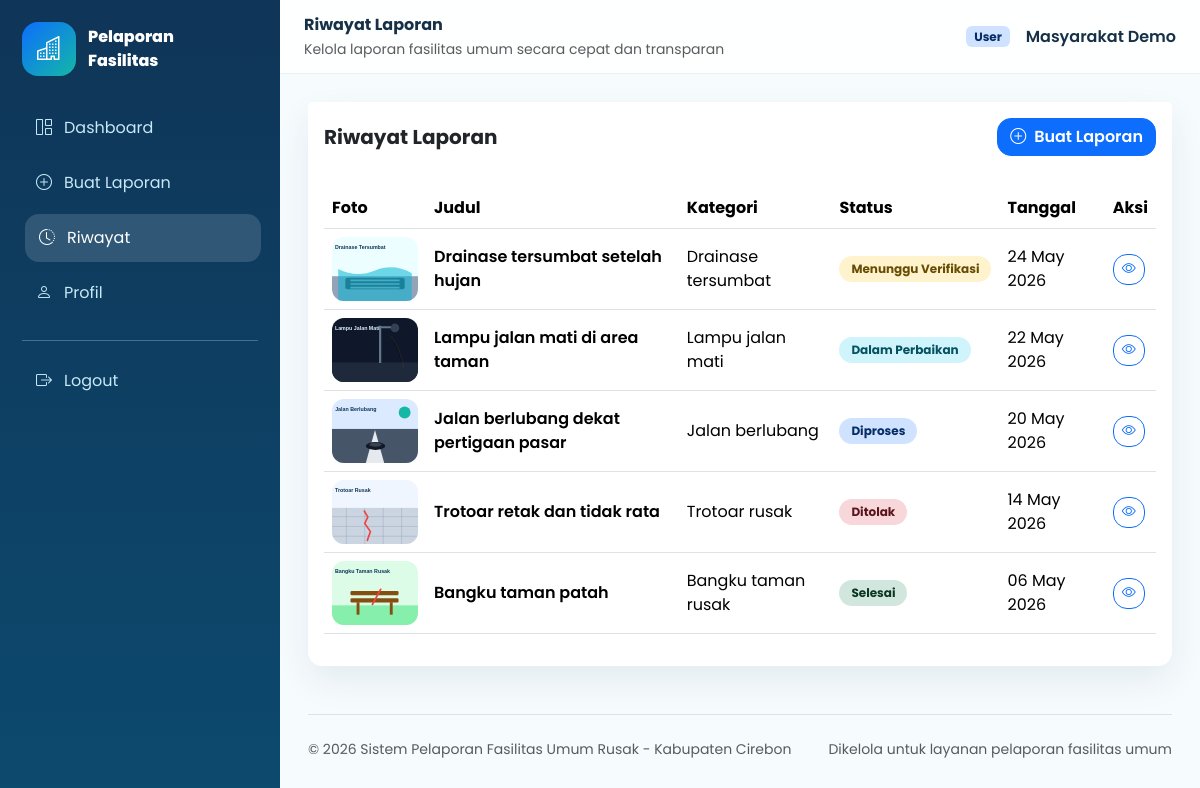
The page /public/user/reports (signed in) on the database its author committed.
### tables this page shows
CREATE TABLE reports (
    id INT AUTO_INCREMENT PRIMARY KEY,
    user_id INT NOT NULL,
    kategori_id INT NOT NULL,
    judul_laporan VARCHAR(160) NOT NULL,
    deskripsi TEXT NOT NULL,
    foto VARCHAR(255) NOT NULL,
    latitude DECIMAL(10, 8) NULL,
    longitude DECIMAL(11, 8) NULL,
    alamat TEXT NOT NULL,
    status ENUM('Menunggu Verifikasi', 'Diproses', 'Dalam Perbaikan', 'Selesai', 'Ditolak') NOT NULL DEFAULT 'Menunggu Verifikasi',
    catatan_petugas TEXT NULL,
    bukti_perbaikan VARCHAR(255) NULL,
    created_at TIMESTAMP DEFAULT CURRENT_TIMESTAMP,
    updated_at TIMESTAMP NULL DEFAULT NULL,
    CONSTRAINT fk_reports_user FOREIGN KEY (user_id) REFERENCES users(id) ON DELETE CASCADE,
    CONSTRAINT fk_reports_category FOREIGN KEY (kategori_id) REFERENCES categories(id) ON DELETE RESTRICT
);

CREATE TABLE categories (
    id INT AUTO_INCREMENT PRIMARY KEY,
    nama VARCHAR(120) NOT NULL,
    icon VARCHAR(80) NOT NULL DEFAULT 'bi-tools',
    warna VARCHAR(20) NOT NULL DEFAULT '#0d6efd',
    created_at TIMESTAMP DEFAULT CURRENT_TIMESTAMP
);

### app/core/Controller.php (called while the page is built, shortened)
<?php
abstract class Controller
{
    protected function view(string $view, array $data = []): void
    {
        extract($data);
        require APP_ROOT . '/app/views/' . $view . '.php';
    }
}

### app/controllers/ReportController.php (called while the page is built, shortened)
<?php
class ReportController extends Controller
{
    public function history(): void
    {
        $this->view('reports/history', [
            'title' => 'Riwayat Laporan',
            'reports' => $this->model('Report')->byUser((int) current_user()['id']),
        ]);
    }
}

### app/core/App.php (called while the page is built, shortened)
<?php
class App
{
    protected string $controller = 'HomeController';
    protected string $method = 'index';
    public function __construct()
    {
        $routes = $this->routes();
        $url = trim($_GET['url'] ?? '', '/');
        $requestMethod = $_SERVER['REQUEST_METHOD'];
        $routeKey = $requestMethod . ' ' . ($url === '' ? '/' : $url);
        $matched = $routes[$routeKey] ?? null;
        $params = [];
        [$this->controller, $this->method] = explode('@', $matched);
        $this->params = $params;
        call_user_func_array([new $this->controller(), $this->method], $this->params);
    }
    private function routes(): array
    {
        return [
            'GET /' => 'HomeController@index',
            'GET login' => 'AuthController@login',
            'POST login' => 'AuthController@processLogin',
            'GET register' => 'AuthController@register',
            'POST register' => 'AuthController@processRegister',
            'GET logout' => 'AuthController@logout',
            'GET user/dashboard' => 'UserController@dashboard',
            'GET user/reports/create' => 'ReportController@create',
            'POST user/reports/store' => 'ReportController@store',
            'GET user/reports' => 'ReportController@history',
            'GET user/reports/{id}' => 'ReportController@show',
            'GET user/profile' => 'ProfileController@index',
            'POST user/profile' => 'ProfileController@update',
            'GET petugas/dashboard' => 'PetugasController@dashboard',
            'GET petugas/reports' => 'PetugasController@reports',
            'POST petugas/reports/{id}/status' => 'PetugasController@updateStatus',
            'GET admin/dashboard' => 'AdminController@dashboard',
            'GET admin/reports' => 'AdminController@reports',
            'POST admin/reports/{id}/status' => 'AdminController@updateStatus',
            'GET admin/users' => 'AdminController@users',
            'POST admin/users/{id}/role' => 'AdminController@updateUserRole',
            'POST admin/users/{id}/delete' => 'AdminController@deleteUser',
            'GET admin/categories' => 'AdminController@categories',
            'POST admin/categories/store' => 'AdminController@storeCategory',
            'POST admin/categories/{id}/update' => 'AdminController@updateCategory',
            'POST admin/categories/{id}/delete' => 'AdminController@deleteCategory',
            'GET admin/map-data' => 'AdminController@mapData',
            'GET admin/export-pdf' => 'AdminController@exportPdf',
        ];
    }
}

### public/index.php (called while the page is built, shortened)
<?php
require_once APP_ROOT . '/app/core/helpers.php';
require_once APP_ROOT . '/app/core/Database.php';
require_once APP_ROOT . '/app/core/Model.php';
require_once APP_ROOT . '/app/core/Controller.php';
require_once APP_ROOT . '/app/core/App.php';
new App();

### app/core/helpers.php (called while the page is built, shortened)
<?php
function url(string $path = ''): string
{
    return rtrim(BASE_URL, '/') . '/' . ltrim($path, '/');
}
function upload_url(string $path): string
{
    return rtrim(str_replace('/public', '', BASE_URL), '/') . '/uploads/' . ltrim($path, '/');
}
function status_class(string $status): string
{
    return match ($status) {
        'Menunggu Verifikasi' => 'bg-warning-subtle text-warning-emphasis',
        'Diproses' => 'bg-primary-subtle text-primary-emphasis',
        'Dalam Perbaikan' => 'bg-info-subtle text-info-emphasis',
        'Selesai' => 'bg-success-subtle text-success-emphasis',
        'Ditolak' => 'bg-danger-subtle text-danger-emphasis',
        default => 'bg-secondary-subtle text-secondary-emphasis',
    };
}

### app/core/Model.php (called while the page is built, shortened)
<?php
abstract class Model
{
    public function __construct()
    {
        $this->db = Database::getConnection();
    }
}

### app/core/Database.php (called while the page is built, shortened)
<?php
class Database
{
    private static ?PDO $instance = null;
    public static function getConnection(): PDO
    {
        if (self::$instance === null) {
            $dsn = 'mysql:host=' . DB_HOST . ';dbname=' . DB_NAME . ';charset=utf8mb4';
            self::$instance = new PDO($dsn, DB_USER, DB_PASS, [
                PDO::ATTR_ERRMODE => PDO::ERRMODE_EXCEPTION,
                PDO::ATTR_DEFAULT_FETCH_MODE => PDO::FETCH_ASSOC,
                PDO::ATTR_EMULATE_PREPARES => false,
            ]);
        }
        return self::$instance;
    }
}

### app/models/Report.php (called while the page is built, shortened)
<?php
class Report extends Model
{
    public function byUser(int $userId): array
    {
        $stmt = $this->db->prepare(
            'SELECT reports.*, categories.nama AS kategori, categories.icon, categories.warna
             FROM reports
             JOIN categories ON categories.id = reports.kategori_id
             WHERE reports.user_id = ?
             ORDER BY reports.created_at DESC'
        );
        $stmt->execute([$userId]);
        return $stmt->fetchAll();
    }
}

### app/views/reports/history.php (the view)
<?php require APP_ROOT . '/app/views/layouts/dashboard_header.php'; ?>
<div class="card border-0 shadow-soft">
    <div class="card-header bg-white border-0 d-flex justify-content-between align-items-center py-3">
        <h5 class="fw-bold mb-0">Riwayat Laporan</h5>
        <a href="<?= url('user/reports/create') ?>" class="btn btn-primary"><i class="bi bi-plus-circle me-2"></i>Buat Laporan</a>
    </div>
    <div class="card-body">
        <div class="table-responsive">
            <table class="table datatable align-middle">
                <thead><tr><th>Foto</th><th>Judul</th><th>Kategori</th><th>Status</th><th>Tanggal</th><th>Aksi</th></tr></thead>
                <tbody>
                <?php foreach ($reports as $report): ?>
                    <tr>
                        <td><img class="report-photo" src="<?= upload_url($report['foto']) ?>" alt="Foto laporan"></td>
                        <td class="fw-semibold"><?= $report['judul_laporan'] ?></td>
                        <td><?= $report['kategori'] ?></td>
                        <td><span class="badge badge-status <?= status_class($report['status']) ?>"><?= $report['status'] ?></span></td>
                        <td><?= date('d M Y', strtotime($report['created_at'])) ?></td>
                        <td><a class="btn btn-sm btn-outline-primary" href="<?= url('user/reports/' . $report['id']) ?>"><i class="bi bi-eye"></i></a></td>
                    </tr>
                <?php endforeach; ?>
                </tbody>
            </table>
        </div>
    </div>
</div>
<?php require APP_ROOT . '/app/views/layouts/dashboard_footer.php'; ?>

### public/assets/css/style.css (style rules this page uses)
:root { --primary: #0d6efd; --teal: #14b8a6; --ink: #163047; --muted: #64748b; --soft: #f3f8fb; --sidebar: #0f3558; }
* { letter-spacing: 0; }
body { font-family: 'Poppins', sans-serif; color: var(--ink); background: #f6fbfd; }
a { text-decoration: none; }
.btn, .card, .form-control, .form-select, .alert, .modal-content { border-radius: 14px; }
.btn { font-weight: 600; transition: transform .18s ease, box-shadow .18s ease; }
.shadow-soft { box-shadow: 0 14px 35px rgba(15, 53, 88, .08); }
.table > :not(caption) > * > * { vertical-align: middle; }
.badge-status { border-radius: 999px; padding: .45rem .75rem; }
.report-photo { width: 86px; height: 64px; object-fit: cover; border-radius: 12px; }

### rows shown on the page
reports: foto (picture), judul_laporan "Drainase tersumbat setelah hujan", kategori.nama "Drainase tersumbat", status "Menunggu Verifikasi", created_at "24 May 2026"
reports: foto (picture), judul_laporan "Lampu jalan mati di area taman", kategori.nama "Lampu jalan mati", status "Dalam Perbaikan", created_at "22 May 2026"
reports: foto (picture), judul_laporan "Jalan berlubang dekat pertigaan pasar", kategori.nama "Jalan berlubang", status "Diproses", created_at "20 May 2026"
reports: foto (picture), judul_laporan "Trotoar retak dan tidak rata", kategori.nama "Trotoar rusak", status "Ditolak", created_at "14 May 2026"
reports: foto (picture), judul_laporan "Bangku taman patah", kategori.nama "Bangku taman rusak", status "Selesai", created_at "06 May 2026"

### other values the page prints
$title "Riwayat Laporan"
current_user()['role'] "User"
current_user()['nama'] "Masyarakat Demo"
APP_NAME "Sistem Pelaporan Fasilitas Umum Rusak"
